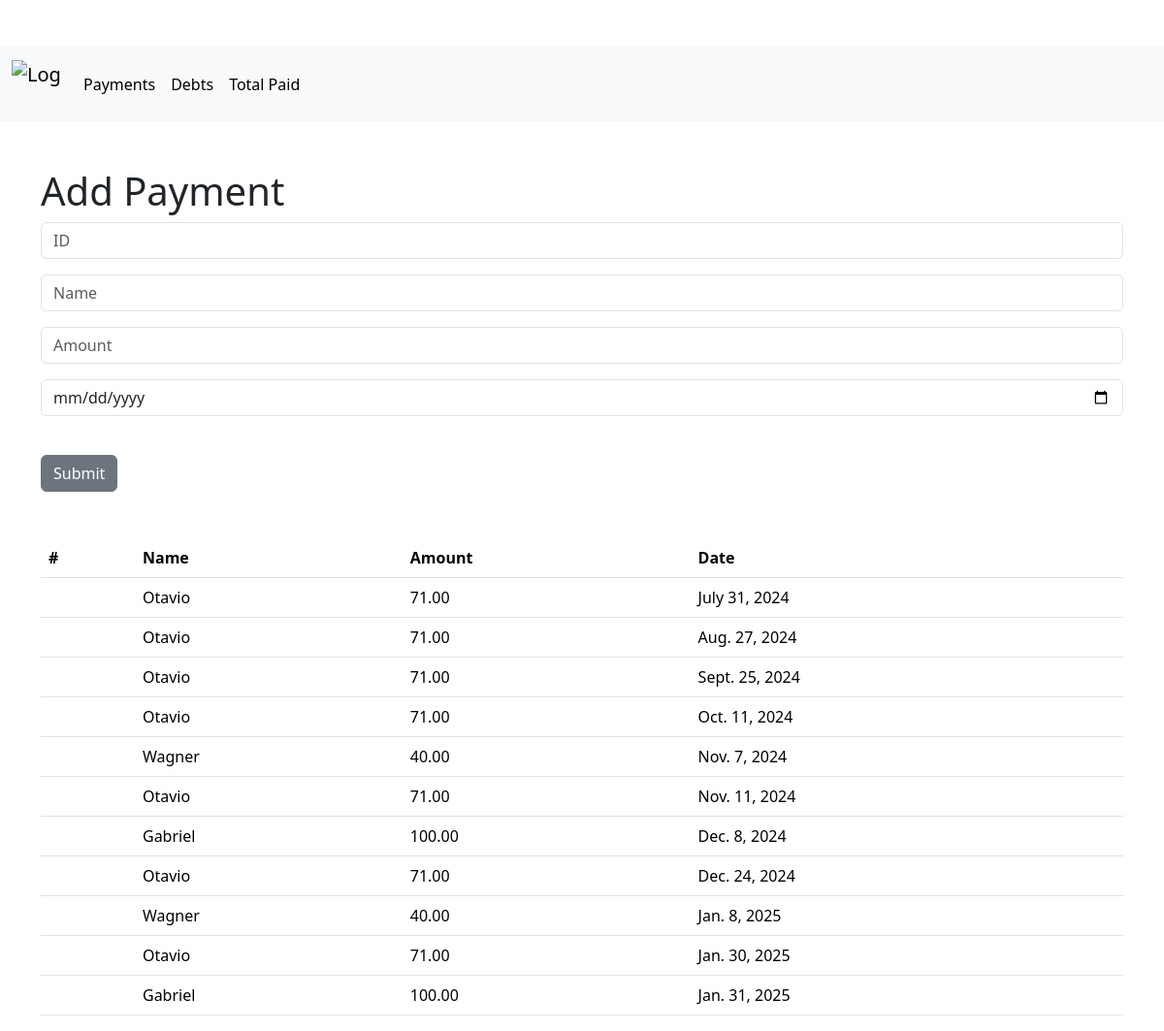
The page / on the database its author committed.
### YouOweMe/models.py (models this page shows, shortened)
class DeadBeat(models.Model):
    debt = models.ForeignKey(Debt, on_delete=models.CASCADE, related_name='debt')
    name =  models.CharField(max_length=100)
    amount = models.DecimalField(max_digits=9, decimal_places=2)
    date = models.DateField(auto_now=False)

### YouOweMe/views.py (the view, shortened to what this page needs)
# urls.py: path("", views.index_view, name="index_view"),
def index_view(request):
    all_deadbeats = DeadBeat.objects.all().order_by('date').values()
    form = DeadBeatForm(request.POST or None)
    return render(request, 'index.html', {'all':all_deadbeats} )

### YouOweMe/templates/index.html (shortened to what this page needs)
<!DOCTYPE html>
<html>
    <head>
    </head>
    <body>
        {% extends 'base.html' %}
        {%block content %}
        <nav class="navbar navbar-expand-lg bg-body-tertiary">
            <div class="container-fluid">
                <a class="navbar-brand" href="{% url 'index_view' %}">
                    <img src="https://gerarmemes.s3.us-east-2.amazonaws.com/memes/f55c7ea5.webp" alt="Logo" width="50" height="50" class="d-inline-block align-text-top">
                </a>
                <div class="collapse navbar-collapse" id="navbarNav">
                    <ul class="navbar-nav">
                        <li class="nav-item">
                            <a class="nav-link active" aria-current="page" href="{% url 'index_view' %}">Payments</a>
                        </li>
                        <li class="nav-item">
                            <a class="nav-link active" aria-current="page" href="{% url 'debt' %}">Debts</a>
                        </li>
                        <li class="nav-item">
                            <a class="nav-link active" aria-current="page" href="{% url 'total_paid' %}">Total Paid</a>
                        </li>
                    </ul>
                </div>
            </div>
        </nav>
    <div class="container">
            <br><br>
            <h1>Add Payment</h1>
            <form method="POST" action="{% url 'index_view' %} ">
                <div class="mb-3">
                    <input type="number" class="form-control" placeholder="ID" name="debt">
                </div>
                <div class="mb-3">
                    <input type="text" class="form-control"  placeholder="Name" name="name">
                </div>
                <div class="mb-3">
                 <input type="number" class="form-control" placeholder="Amount" name="amount">
                </div>
                <div class="mb-3">
                    <input type="date" class="form-control" placeholder="Date" name="date">
                </div>
            <br>
                <button type="submit" class="btn btn-secondary">Submit</button>
            </form>
            <br>
            <br>
            <table class="table">
                <thead>
                    <tr>
                        <th scope="col">#</th>
                        <th scope="col">Name</th>
                        <th scope="col">Amount</th>
                        <th scope="col">Date</th>
                    </tr>
                </thead>
                <tbody>
                    {% for item in all %}
                    <tr>
                        <th scope="row">{{ loop.index }}</th>
                        <td>{{ item.name }}</td>
                        <td>{{ item.amount }}</td>
                        <td>{{ item.date }}</td>
                    </tr>
                    {% endfor %}
                </tbody>
            </table>
        {% endblock %}

### YouOweMe/templates/base.html (shortened to what this page needs)
<!doctype html>
<html lang="en">
  <head>
    <link href="https://cdn.jsdelivr.net/npm/bootstrap@5.3.3/dist/css/bootstrap.min.css" rel="stylesheet">
  </head>
  <body>
      <br></br>
      {% block content %}
      {% endblock %}
    </div>
  </body>
</html>

### rows shown on the page
DeadBeat: name "Otavio", amount "71.00", date "July 31, 2024"
DeadBeat: name "Otavio", amount "71.00", date "Aug. 27, 2024"
DeadBeat: name "Otavio", amount "71.00", date "Sept. 25, 2024"
DeadBeat: name "Otavio", amount "71.00", date "Oct. 11, 2024"
DeadBeat: name "Wagner", amount "40.00", date "Nov. 7, 2024"
DeadBeat: name "Otavio", amount "71.00", date "Nov. 11, 2024"
DeadBeat: name "Gabriel", amount "100.00", date "Dec. 8, 2024"
DeadBeat: name "Otavio", amount "71.00", date "Dec. 24, 2024"
DeadBeat: name "Wagner", amount "40.00", date "Jan. 8, 2025"
DeadBeat: name "Otavio", amount "71.00", date "Jan. 30, 2025"
DeadBeat: name "Gabriel", amount "100.00", date "Jan. 31, 2025"
